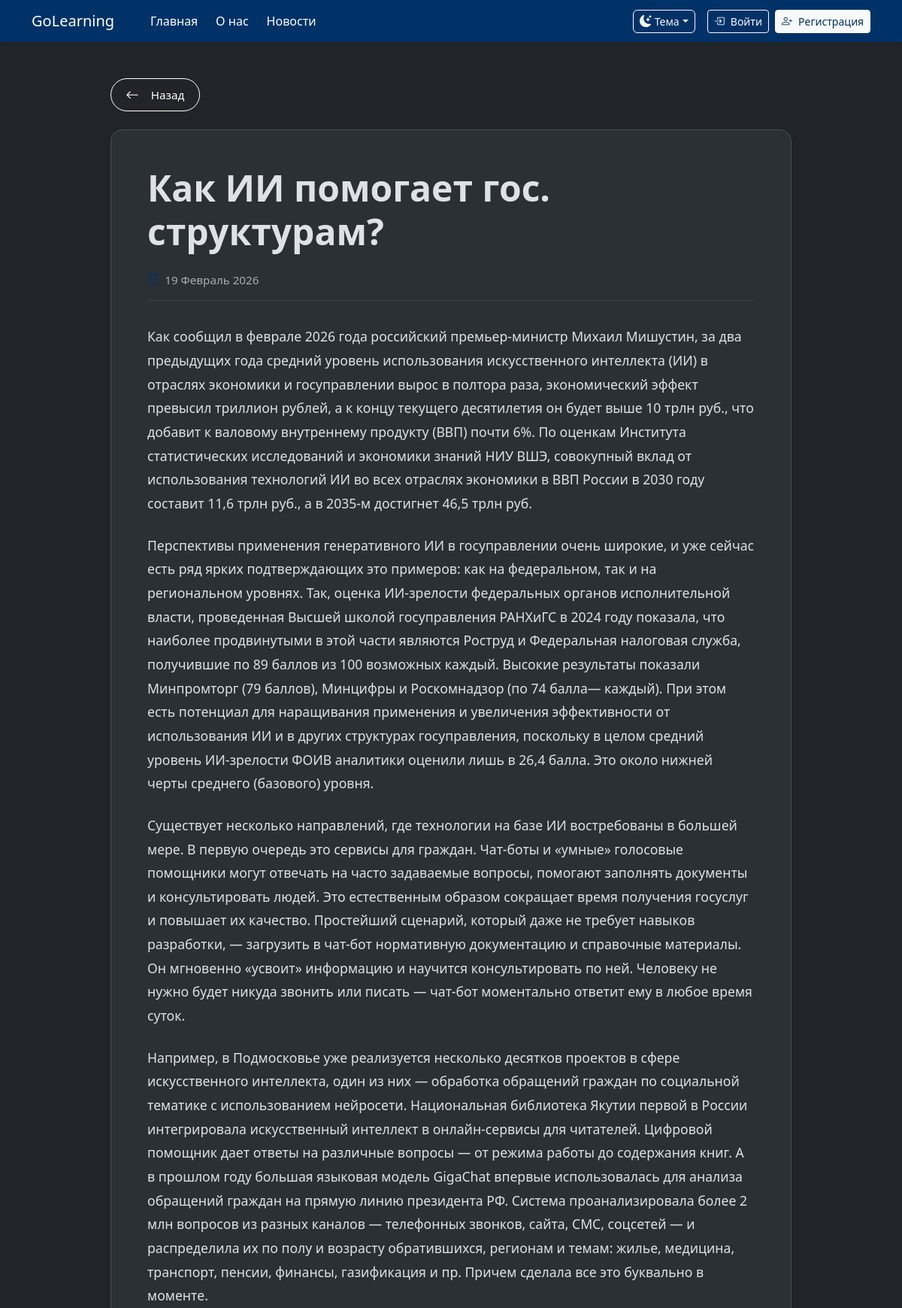
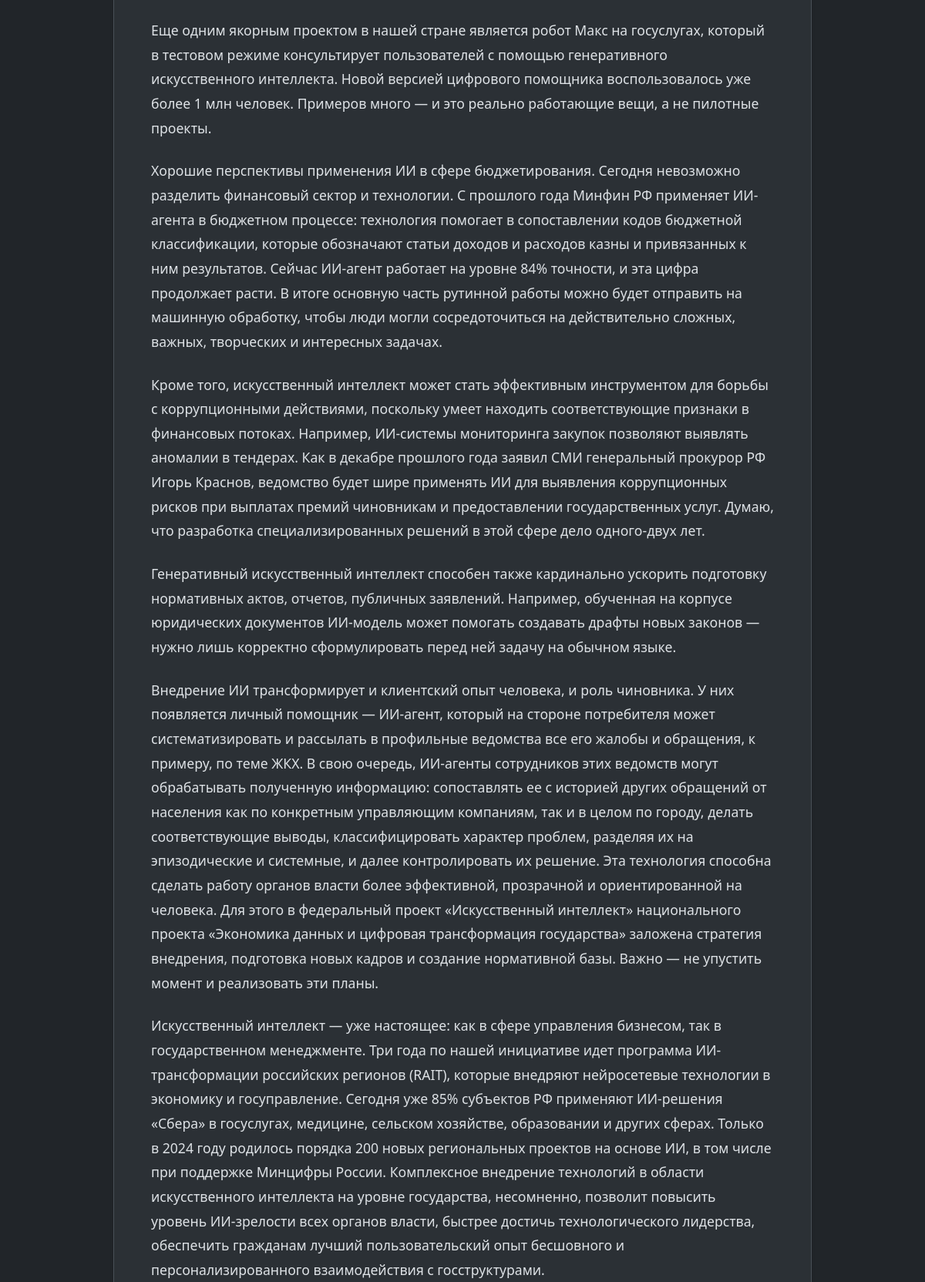
Page /post/first-post/ (upper part) on the committed database (2 pictures, top to bottom).
### learningbase/models.py (models this page shows, shortened)
class Post(models.Model):
    name = models.CharField(max_length=100, db_index=True, verbose_name='Название')
    content = models.TextField(blank=True, verbose_name='Контент')
    slug = models.SlugField(max_length=100, db_index=True, verbose_name='Слаг')
    time_create = models.DateTimeField(auto_now_add=True, verbose_name='Дата-создания')
    time_update = models.DateTimeField(auto_now=True, verbose_name='Последнее обновление')
    class Meta:
        verbose_name = "Пост"
        verbose_name_plural = "Посты"

### learningbase/views.py (the view)
# urls.py: path('post/<slug:post_slug>/', views.post_detail, name='post'),
def post_detail(request, post_slug):
    post = get_object_or_404(Post, slug=post_slug)
    context = {
        'title': post.name,
        'post': post,
    }
    return render(request, 'learningbase/post_detail.html', context)

### learningbase/templates/learningbase/post_detail.html (shortened to what this page needs)
{% extends 'base.html' %}
{% load static %}
{% block content %}
<div class="container py-4">
    <div class="row">
        <div class="col-lg-10 mx-auto">
            <div class="mb-4">
                <a href="javascript:history.back()" class="btn btn-outline-secondary btn-back">
                    <i class="bi bi-arrow-left me-2"></i>Назад
                </a>
            </div>
            <article class="bg-body-tertiary border rounded-4 p-4 p-lg-5 shadow-sm">
                <h1 class="display-5 fw-bold mb-4">{{ post.name }}</h1>
                <div class="post-meta">
                    <span class="post-meta-item">
                        <i class="bi bi-calendar3"></i>
                        {{ post.time_update|date:"d F Y" }}
                    </span>
                </div>
                <div class="post-content">
                    {{ post.content|linebreaks }}
                </div>
            </article>
        </div>
    </div>
</div>
{% endblock %}

### learningbase/static/learningbase/custom.css (style rules this page uses)
:root { --bs-primary: #003268; --bs-primary-rgb: 0, 50, 104; --bs-btn-bg: #003268; --bs-btn-border-color: #003268; --bs-btn-hover-bg: #00244d; --bs-btn-hover-border-color: #00244d; --bs-link-color: #003268; --bs-link-hover-color: #00244d; }
a { color: #ffffff !important; }
[data-bs-theme="dark"] .nav-btn-custom.btn-outline-primary, [data-bs-theme="dark"] .btn-outline-secondary.btn-back { color: white !important; border-color: white !important; background-color: transparent !important; }
.btn-back { padding: 0.5rem 1.2rem; border-radius: 50px; font-size: 0.95rem; display: inline-flex; align-items: center; gap: 0.5rem; transition: all 0.3s ease; }
.btn-back i { font-size: 1.1rem; }

### learningbase/templates/learningbase/post_detail.html (style rules this page uses)
.post-content { font-size: 1.1rem; line-height: 1.8; color: var(--bs-body-color); }
.post-content p { margin-bottom: 1.5rem; }
.post-meta { display: flex; align-items: center; gap: 1rem; flex-wrap: wrap; padding-bottom: 1rem; margin-bottom: 2rem; border-bottom: 1px solid rgba(var(--bs-body-color-rgb), 0.1); }
.post-meta-item { display: flex; align-items: center; gap: 0.5rem; color: var(--bs-body-color); opacity: 0.7; font-size: 0.95rem; }
.post-meta-item i { color: var(--bs-primary); }

### rows in the picture
Post: name "Как ИИ помогает гос. структурам?", time_update "19 Февраль 2026", content "Как сообщил в феврале 2026 года российский премьер-министр Михаил Мишустин, за два предыдущих года средний уровень использования искусственного интеллекта (ИИ) в отраслях экономики и госуправлении вырос в полтора раза, экономический эффект превысил триллион рублей, а к концу текущего десятилетия он будет выше 10 трлн руб., что добавит к валовому внутреннему продукту (ВВП) почти 6%. По оценкам Института статистических исследований и экономики знаний НИУ ВШЭ, совокупный вклад от использования технологий ИИ во всех отраслях экономики в ВВП России в 2030 году составит 11,6 трлн руб., а в 2035-м достигнет 46,5 трлн руб. Перспективы применения генеративного ИИ в госуправлении очень широкие, и уже…"
